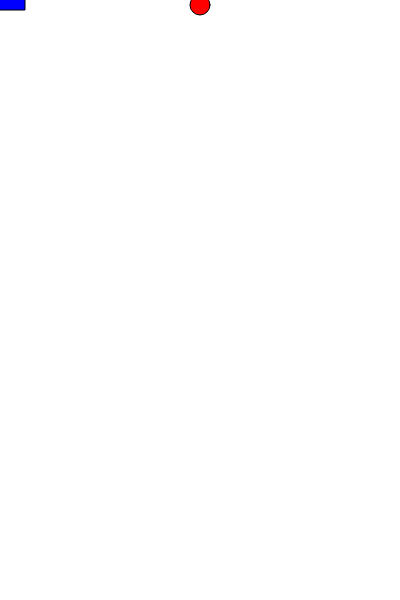
Frame 1 (no input)
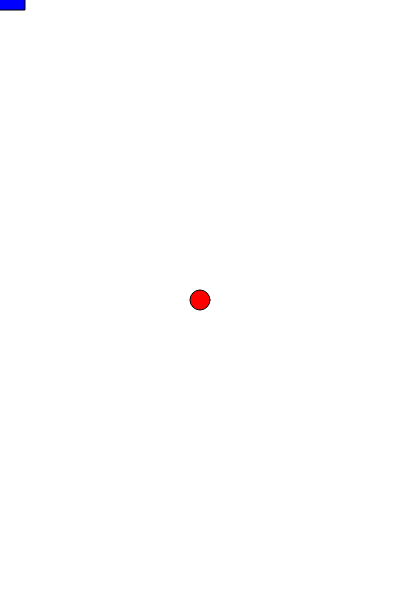
Frame 60 (no input)
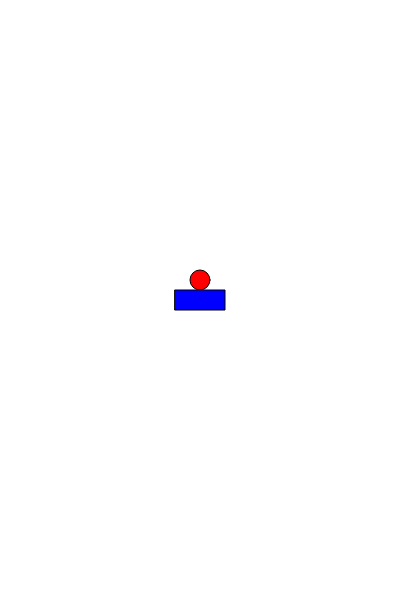
Frame 120 (the mouse pressed at the canvas centre since frame 60)

The p5.js sketch that drew these frames (run headless with seeded random() and noise() and a simulated clock; from frame 60 on, the mouse is pressed at the canvas centre):

// p5.js sketch
// ── sketch.js
let ball, catcher;

function setup() {
    createCanvas(400, 600);
    ball = new Ball(width / 2, 0);
    catcher = new Catcher(width / 2, height - 20);
}

function draw() {
    background(255);
    catcher.setPosition(mouseX - catcher.getWidth() / 2, mouseY - catcher.getHeight() / 2);
    if (ball.hit(catcher)) {
        // keep the ball on the catcher
        ball.setPosition(catcher.getX() + catcher.getWidth() / 2, catcher.getY() - ball.getHeight() / 2);
    } else {
        ball.move();
    }
    ball.draw();
    catcher.draw();

}

function keyPressed() {
    if (key === "s") {
        ball.setPosition(random(width), 0);
    }
}
// ── 1star.html
<!DOCTYPE html>
<html lang="en">
  <head>
    <meta charset="utf-8" />
    <meta name="viewport" content="width=device-width, initial-scale=1.0">

    <title>PDM2 - W4P2 - 1 Star Solution</title>

    <link rel="stylesheet" type="text/css" href="./lib/main-styles.css">

    <script src="./lib/libraries/p5.min.js"></script>
  </head>

  <body>
    <h1>1 Star Exercise Solution</h1>
    <script src="gameObjects.js"></script>
    <script src="sketch.js"></script>
  </body>
</html>

// ── gameObjects.js
class CollisionRect {
    #rectX;
    #rectY;
    #rectWidth;
    #rectHeight;

    constructor() {}

    /**
     * Gets the x coordinate of the collision rect
     * @returns {number}
     */
    getX() {
        return this.#rectX;
    }

    /**
     * Gets the y coordinate of the collision rect
     * @returns {number}
     */
    getY() {
        return this.#rectY;
    }


    /**
     * Gets the width of the collision rect
     * @returns {number}
     */
    getWidth() {
        return this.#rectWidth;
    }


    /**
     * Gets the height of the collision rect
     * @returns {number}
     */
    getHeight() {
        return this.#rectHeight;
    }

    /**
     * Sets the position of the collision rect
     * @param {number} newX 
     * @param {number} newY 
     */
    setPosition(newX, newY) {
        this.#rectX = newX;
        this.#rectY = newY;
    }

    /**
     * Set the dimensions of the collision rect
     * @param {number} newWidth 
     * @param {number} newHeight 
     */
    setRectangle(newWidth, newHeight) {
        this.#rectWidth = newWidth;
        this.#rectHeight = newHeight;
    }


    /**
     * Tests if this CollisionRect has collided with another
     * @param {CollisionRect} other 
     * @returns {boolean}
     */
    hit(other) {
        if (this.#rectX + this.#rectWidth >= other.getX()
            && this.#rectX <= other.getX() + other.getWidth()
            && this.#rectY + this.#rectHeight >= other.getY()
            && this.#rectX <= other.getY() + other.getHeight()) {
            return true;
        }
        return false;
    }
}


class Ball extends CollisionRect {
    #x;
    #y;
    #speed = 5;
    #SIZE = 20;


    /**
     * Creates a Ball
     * @param {number} x The centre x coordinate
     * @param {number} y The centre y coordinate
     */
    constructor(x, y) {
        super();
        this.#x = x;
        this.#y = y;
        this.setRectangle(this.#SIZE, this.#SIZE);
        this.#updateCollisionRect();
    }


    /**
     * Sets the position of the collision rectangle. This should be 
     * called every time the ball's position changes
     */
    #updateCollisionRect() {
        // Using super rather than this to make sure the parent implementation is called
        super.setPosition(this.#x - this.#SIZE / 2, this.#y - this.#SIZE / 2);
    }


    /**
     * Draw the ball
     */
    draw() {
        fill(255, 0, 0);
        circle(this.#x, this.#y, this.#SIZE);
    }


    /**
     * Move the ball down the y axis
     */
    move() {
        this.#y += this.#speed;
        this.#updateCollisionRect();
    }

    /**
     * Set the ball's position
     * @override
     */
    setPosition(x, y) {
        this.#x = x;
        this.#y = y;
        this.#updateCollisionRect();
    }
}


class Catcher extends CollisionRect {
    #x;
    #y;
    #w = 50;
    #h = 20;


    /**
     * Creates a new Catcher
     * @param {number} x The x coordinate (CORNER mode)
     * @param {number} y The y coordinate (CORNER mode)
     */
    constructor(x, y) {
        super();
        this.#x = x;
        this.#y = y;
        this.setRectangle(this.#w, this.#h);
        this.setPosition(this.#x, this.#y);
    }


    /**
     * Draw the ball
     */
    draw() {
        fill(0, 0, 255);
        rect(this.#x, this.#y, this.#w, this.#h);
    }


    /**
     * Set the catcher's position and the collision rect position
     * @override
     */
    setPosition(x, y) {
        this.#x = x;
        this.#y = y;
        super.setPosition(this.#x, this.#y);
    }

}
